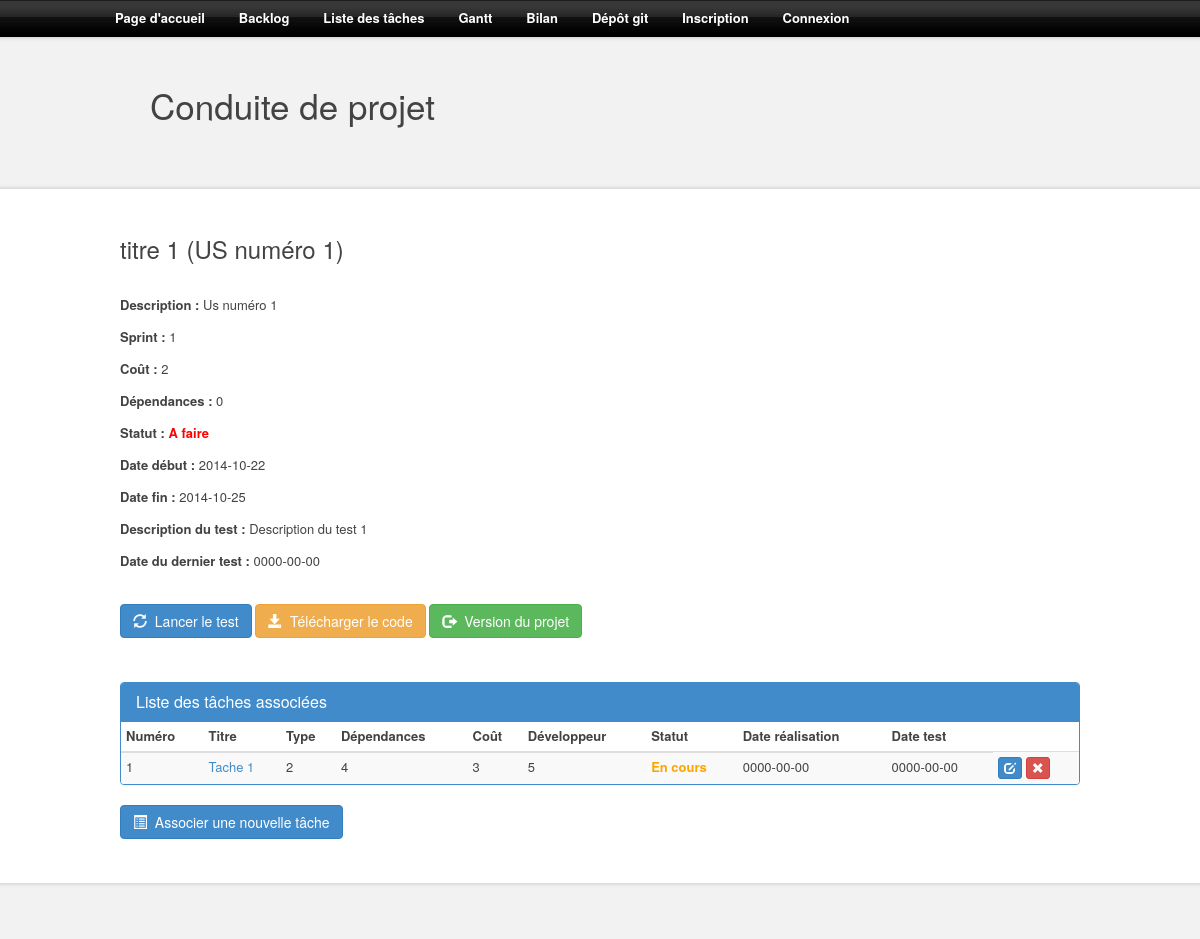
Page /us.php?ID=1 on the committed database.
### tables this page shows
CREATE TABLE IF NOT EXISTS `us` (
  `ID` int(11) NOT NULL AUTO_INCREMENT,
  `titre` text NOT NULL,
  `description` text NOT NULL,
  `projet` int(11) NOT NULL,
  `sprint` int(11) NOT NULL,
  `cout` int(11) NOT NULL,
  `dependances` text NOT NULL,
  `statut` int(11) NOT NULL,
  `date_debut` date NOT NULL,
  `date_fin` date NOT NULL,
  `date_test` date NOT NULL,
  `ID_test` int(11) NOT NULL,
  `description_test` text NOT NULL,
  `ID_git` int(11) NOT NULL,
  PRIMARY KEY (`ID`)
);

CREATE TABLE IF NOT EXISTS `taches` (
  `ID` int(11) NOT NULL AUTO_INCREMENT,
  `titre` text NOT NULL,
  `description` text NOT NULL,
  `us` int(11) NOT NULL,
  `type` int(11) NOT NULL,
  `cout` int(11) NOT NULL,
  `dependances` text NOT NULL,
  `developpeur` int(11) NOT NULL,
  `statut` int(11) NOT NULL,
  `date_realisation` date NOT NULL,
  `date_test` date NOT NULL,
  PRIMARY KEY (`ID`)
);

### src/bdd/bdd.php (called while the page is built, shortened)
<?php
class BDD
{
	private $PDOInstance = null;
	private static $instance = null;
	private function __construct()
	{
		$this->PDOInstance = new PDO('mysql:dbname='.self::DEFAULT_SQL_DTB.';host='.self::DEFAULT_SQL_HOST,self::DEFAULT_SQL_USER ,self::DEFAULT_SQL_PASS);
	}
	public static function getConnection()
	{
		if(is_null(self::$instance))
		{
			self::$instance = new BDD();
		}
		return self::$instance;
	}
	public function query($query)
	{
		return $this->PDOInstance->query($query);
	}
}
?>

### src/modeles/modele_us.php (called while the page is built)
<?php
include('bdd/bdd.php');
class Modele
{
	public function get_US($id)
	{
		return BDD::getConnection()->query('SELECT * FROM us WHERE ID = '.$id);
	}
	public function get_taches_US($id)
	{
		return BDD::getConnection()->query('SELECT * FROM taches WHERE us = '.$id);
	}
}

### src/us.php (the view)
<?php
include("structure/haut_design.php");
include("modeles/modele_us.php");
include("controleurs/controleur_us.php");
$us = $controleur->getDonneesUS($_GET['ID'])
?>
<h3><?php echo $us['titre']; ?> (US numéro <?php echo $us['ID']; ?>)</h3><br />
<p><b>Description :</b> <?php echo $us['description']; ?></p>
<p><b>Sprint :</b> <?php echo $us['sprint']; ?></p>
<p><b>Coût :</b> <?php echo $us['cout']; ?></p>
<p><b>Dépendances :</b> <?php echo $us['dependances']; ?></p>
<p><b>Statut :</b> <?php echo $us['statut']; ?></p>
<p><b>Date début :</b> <?php echo $us['date_debut']; ?></p>
<p><b>Date fin :</b> <?php echo $us['date_fin']; ?></p>
<p><b>Description du test :</b> <?php echo $us['description_test']; ?></p>
<p><b>Date du dernier test :</b> <?php echo $us['date_test']; ?></p>
<br />
<a href="lancer_test?us=<?php echo $us['ID']; ?>" class="btn btn-primary btn-primary"><span class="glyphicon glyphicon-refresh"></span>  Lancer le test</a>
<a href="#" class="btn btn-primary btn-warning"><span class="glyphicon glyphicon-save"></span>  Télécharger le code</a>
<a href="#" class="btn btn-primary btn-success"><span class="glyphicon glyphicon-log-out"></span>  Version du projet</a>
<br /><br /><br />
<div class="row">
	<section class="col-sm-12">
		<div class="panel panel-primary">
			<table class="table table-striped table-condensed">
				<div class="panel-heading">
					<h3 class="panel-title">Liste des tâches associées</h3>
				</div>
				<thead>
					<tr>
						<th>Numéro</th>
						<th>Titre</th>
						<th>Type</th>
						<th>Dépendances</th>
						<th>Coût</th>
						<th>Développeur</th>
						<th>Statut</th>
						<th>Date réalisation</th>
						<th>Date test</th>
					</tr>
				</thead>
				<tbody>
					<?php $controleur->build_liste_taches_us($_GET['ID']); ?>
				</tbody>
			</table>
		</div>
	</section>
</div>
<a href="associer_tache?us=<?php echo $us['ID']; ?>" class="btn btn-primary btn-primary"><span class="glyphicon glyphicon-list-alt"></span>  Associer une nouvelle tâche</a>
<?php include("structure/bas_design.php"); ?>

### src/controleurs/controleur_us.php
<?php
class Controleur
{
	private $modele;
	public function __construct()
	{
		$this->modele = new Modele();
	}
	public function getDonneesUS($id)
	{
		$donnees = $this->modele->get_US($id)->fetch(PDO::FETCH_ASSOC);
		if($donnees['statut'] == 0)
		{ $donnees['statut'] = '<span class="afaire">A faire</span>'; }
		else if($donnees['statut'] == 1)
		{ $donnees['statut'] = '<span class="encours">En cours</span>'; }
		else
		{ $donnees['statut'] = '<span class="termine">Terminé</span>'; }
		return $donnees;
	}
	public function build_liste_taches_us($id)
	{
		foreach($this->modele->get_taches_US($id) as $tache)
		{
			$this->build_line($tache);
		}
	}
	private function build_line($ligne)
	{
		if($ligne['statut'] == 0)
		{ $ligne['statut'] = '<span class="afaire">A faire</span>'; }
		else if($ligne['statut'] == 1)
		{ $ligne['statut'] = '<span class="encours">En cours</span>'; }
		else
		{ $ligne['statut'] = '<span class="termine">Terminé</span>'; }
		?>
		<tr>
			<td><?php echo $ligne['ID']; ?></td>
			<td><a href="taches.php?ID=<?php echo $ligne['ID']; ?>"><?php echo $ligne['titre']; ?></a></td>
			<td><?php echo $ligne['type']; ?></td>
			<td><?php echo $ligne['dependances']; ?></td>
			<td><?php echo $ligne['cout']; ?></td>
			<td><?php echo $ligne['developpeur']; ?></td>
			<td><?php echo $ligne['statut']; ?></td>
			<td><?php echo $ligne['date_realisation']; ?></td>
			<td><?php echo $ligne['date_test']; ?></td>
			<td>
				<a href="modifier_tache.php?ID=<?php echo $ligne['ID']; ?>" class="btn btn-xs btn-primary"><span class="glyphicon glyphicon-edit"></span></a>
				<a href="supprimer_tache.php?ID=<?php echo $ligne['ID']; ?>" class="btn btn-xs btn-danger"><span class="glyphicon glyphicon-remove"></span></a>
			</td>
		</tr>
		<?php
	}
}
$controleur = new Controleur();

### src/structure/design/style.css (style rules this page uses)
html, body { height : 100%; margin : 0px; padding : 0px; font-family : Trebuchet MS , sans-serif; }
p { margin-top : 0px; }
a { color : #007a99; text-decoration : none; }
.afaire { font-weight : bold; color : red; }
.encours { font-weight : bold; color : orange; }

### rows in the picture
us: titre "titre 1", ID "1", description "Us numéro 1", sprint "1", cout "2", dependances "0", date_debut "2014-10-22", date_fin "2014-10-25", description_test "Description du test 1", date_test "0000-00-00"
taches: ID "1", titre "Tache 1", type "2", dependances "4", cout "3", developpeur "5", date_realisation "0000-00-00", date_test "0000-00-00"
